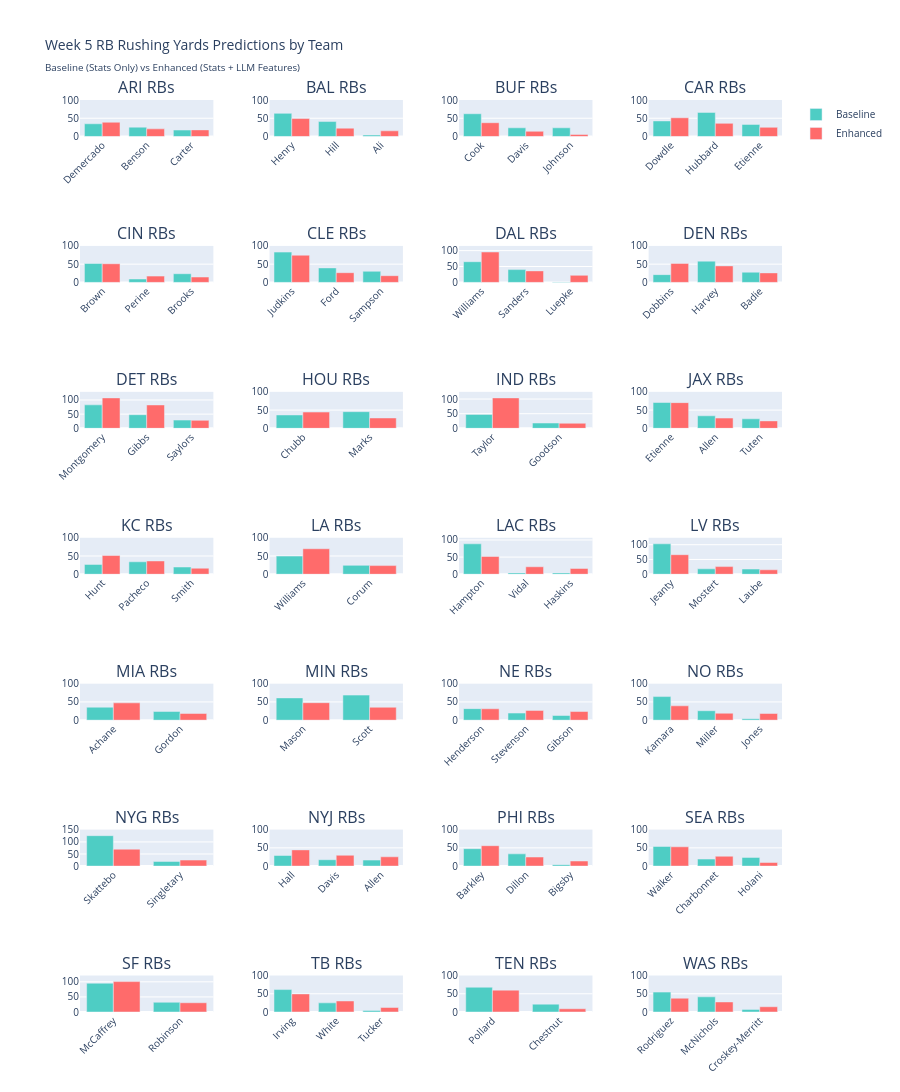

Source (notebook cell):
### Code cell
# Create Plotly visualization comparing baseline vs enhanced predictions
import plotly.graph_objects as go
from plotly.subplots import make_subplots

# Prepare data by team
teams_in_matchups = list(week_5_matchups.keys()) + list(week_5_matchups.values())
teams_in_matchups = sorted(set(teams_in_matchups))

# Get predictions grouped by team
team_predictions = {}
for team in teams_in_matchups:
    team_rbs = week_5_df[week_5_df["team"] == team].copy()
    if len(team_rbs) > 0:
        team_rbs = team_rbs.sort_values("predicted_yards_enhanced", ascending=False)
        team_predictions[team] = team_rbs

# Calculate grid dimensions
n_teams = len(team_predictions)
n_cols = 4
n_rows = (n_teams + n_cols - 1) // n_cols

# Create subplots - one for each team
fig = make_subplots(
    rows=n_rows,
    cols=n_cols,
    subplot_titles=[f"{team} RBs" for team in sorted(team_predictions.keys())],
    specs=[[{"type": "bar"} for _ in range(n_cols)] for _ in range(n_rows)],
    vertical_spacing=0.12,
    horizontal_spacing=0.08,
)

# Add traces for each team
for idx, (team, team_rbs) in enumerate(sorted(team_predictions.items())):
    row = (idx // n_cols) + 1
    col = (idx % n_cols) + 1

    # Get top 3 RBs for this team
    top_rbs = team_rbs.head(3)

    # Create grouped bar chart for baseline and enhanced
    player_names = top_rbs["player_name"].apply(lambda x: x.split(".")[-1])

    fig.add_trace(
        go.Bar(
            x=player_names,
            y=top_rbs["predicted_yards_baseline"],
            name="Baseline",
            marker_color="#4ECDC4",
            showlegend=(idx == 0),  # Only show legend on first subplot
            hovertemplate="<b>%{x}</b><br>Baseline: %{y:.1f} yards<extra></extra>",
        ),
        row=row,
        col=col,
    )

    fig.add_trace(
        go.Bar(
            x=player_names,
            y=top_rbs["predicted_yards_enhanced"],
            name="Enhanced",
            marker_color="#FF6B6B",
            showlegend=(idx == 0),  # Only show legend on first subplot
            hovertemplate="<b>%{x}</b><br>Enhanced: %{y:.1f} yards<extra></extra>",
        ),
        row=row,
        col=col,
    )

    # Update axes for this subplot
    fig.update_xaxes(tickangle=-45, row=row, col=col)
    max_y = max(
        top_rbs["predicted_yards_enhanced"].max(),
        top_rbs["predicted_yards_baseline"].max(),
    )
    fig.update_yaxes(range=[0, max(100, max_y * 1.2)], row=row, col=col)

# Update overall layout
fig.update_layout(
    title_text="Week 5 RB Rushing Yards Predictions by Team<br><sub>Baseline (Stats Only) vs Enhanced (Stats + LLM Features)</sub>",
    height=300 * n_rows,
    barmode="group",
    font=dict(size=10),
)

fig.show()

print(f"\nVisualization created for {len(team_predictions)} teams")
print(f"Blue bars = Baseline model (statistical features only)")
print(f"Red bars = Enhanced model (statistical + LLM features)")

### Figure 1 — Plotly figure (JSON) as saved in the notebook; plotly's stock layout.template omitted (floating-point values rounded to 4 significant figures)
{"data": [{"hovertemplate": "<b>%{x}</b><br>Baseline: %{y:.1f} yards<extra></extra>", "marker": {"color": "#4ECDC4"}, "name": "Baseline", "showlegend": true, "type": "bar", "x": ["Demercado", "Benson", "Carter"], "xaxis": "x", "y": [34.77, 25.54, 17.6], "yaxis": "y"}, {"hovertemplate": "<b>%{x}</b><br>Enhanced: %{y:.1f} yards<extra></extra>", "marker": {"color": "#FF6B6B"}, "name": "Enhanced", "showlegend": true, "type": "bar", "x": ["Demercado", "Benson", "Carter"], "xaxis": "x", "y": [38.98, 20.85, 18.09], "yaxis": "y"}, {"hovertemplate": "<b>%{x}</b><br>Baseline: %{y:.1f} yards<extra></extra>", "marker": {"color": "#4ECDC4"}, "name": "Baseline", "showlegend": false, "type": "bar", "x": ["Henry", "Hill", "Ali"], "xaxis": "x2", "y": [63.34, 40.94, 3.938], "yaxis": "y2"}, {"hovertemplate": "<b>%{x}</b><br>Enhanced: %{y:.1f} yards<extra></extra>", "marker": {"color": "#FF6B6B"}, "name": "Enhanced", "showlegend": false, "type": "bar", "x": ["Henry", "Hill", "Ali"], "xaxis": "x2", "y": [49.12, 22.78, 15.47], "yaxis": "y2"}, {"hovertemplate": "<b>%{x}</b><br>Baseline: %{y:.1f} yards<extra></extra>", "marker": {"color": "#4ECDC4"}, "name": "Baseline", "showlegend": false, "type": "bar", "x": ["Cook", "Davis", "Johnson"], "xaxis": "x3", "y": [62.27, 23.76, 23.76], "yaxis": "y3"}, {"hovertemplate": "<b>%{x}</b><br>Enhanced: %{y:.1f} yards<extra></extra>", "marker": {"color": "#FF6B6B"}, "name": "Enhanced", "showlegend": false, "type": "bar", "x": ["Cook", "Davis", "Johnson"], "xaxis": "x3", "y": [37.69, 14.19, 5.314], "yaxis": "y3"}, {"hovertemplate": "<b>%{x}</b><br>Baseline: %{y:.1f} yards<extra></extra>", "marker": {"color": "#4ECDC4"}, "name": "Baseline", "showlegend": false, "type": "bar", "x": ["Dowdle", "Hubbard", "Etienne"], "xaxis": "x4", "y": [42.62, 65.94, 33.08], "yaxis": "y4"}, {"hovertemplate": "<b>%{x}</b><br>Enhanced: %{y:.1f} yards<extra></extra>", "marker": {"color": "#FF6B6B"}, "name": "Enhanced", "showlegend": false, "type": "bar", "x": ["Dowdle", "Hubbard", "Etienne"], "xaxis": "x4", "y": [51.24, 35.96, 25.12], "yaxis": "y4"}, {"hovertemplate": "<b>%{x}</b><br>Baseline: %{y:.1f} yards<extra></extra>", "marker": {"color": "#4ECDC4"}, "name": "Baseline", "showlegend": false, "type": "bar", "x": ["Brown", "Perine", "Brooks"], "xaxis": "x5", "y": [51.76, 9.282, 23.76], "yaxis": "y5"}, {"hovertemplate": "<b>%{x}</b><br>Enhanced: %{y:.1f} yards<extra></extra>", "marker": {"color": "#FF6B6B"}, "name": "Enhanced", "showlegend": false, "type": "bar", "x": ["Brown", "Perine", "Brooks"], "xaxis": "x5", "y": [51.12, 17.23, 14.71], "yaxis": "y5"}, {"hovertemplate": "<b>%{x}</b><br>Baseline: %{y:.1f} yards<extra></extra>", "marker": {"color": "#4ECDC4"}, "name": "Baseline", "showlegend": false, "type": "bar", "x": ["Judkins", "Ford", "Sampson"], "xaxis": "x6", "y": [83.07, 39.68, 30.45], "yaxis": "y6"}, {"hovertemplate": "<b>%{x}</b><br>Enhanced: %{y:.1f} yards<extra></extra>", "marker": {"color": "#FF6B6B"}, "name": "Enhanced", "showlegend": false, "type": "bar", "x": ["Judkins", "Ford", "Sampson"], "xaxis": "x6", "y": [74.58, 26.61, 18.39], "yaxis": "y6"}, {"hovertemplate": "<b>%{x}</b><br>Baseline: %{y:.1f} yards<extra></extra>", "marker": {"color": "#4ECDC4"}, "name": "Baseline", "showlegend": false, "type": "bar", "x": ["Williams", "Sanders", "Luepke"], "xaxis": "x7", "y": [65.07, 40.25, 1.189], "yaxis": "y7"}, {"hovertemplate": "<b>%{x}</b><br>Enhanced: %{y:.1f} yards<extra></extra>", "marker": {"color": "#FF6B6B"}, "name": "Enhanced", "showlegend": false, "type": "bar", "x": ["Williams", "Sanders", "Luepke"], "xaxis": "x7", "y": [95.59, 36.21, 22.23], "yaxis": "y7"}, {"hovertemplate": "<b>%{x}</b><br>Baseline: %{y:.1f} yards<extra></extra>", "marker": {"color": "#4ECDC4"}, "name": "Baseline", "showlegend": false, "type": "bar", "x": ["Dobbins", "Harvey", "Badie"], "xaxis": "x8", "y": [21.31, 58.31, 27.95], "yaxis": "y8"}, {"hovertemplate": "<b>%{x}</b><br>Enhanced: %{y:.1f} yards<extra></extra>", "marker": {"color": "#FF6B6B"}, "name": "Enhanced", "showlegend": false, "type": "bar", "x": ["Dobbins", "Harvey", "Badie"], "xaxis": "x8", "y": [52.13, 45.23, 26.11], "yaxis": "y8"}, {"hovertemplate": "<b>%{x}</b><br>Baseline: %{y:.1f} yards<extra></extra>", "marker": {"color": "#4ECDC4"}, "name": "Baseline", "showlegend": false, "type": "bar", "x": ["Montgomery", "Gibbs", "Saylors"], "xaxis": "x9", "y": [82.71, 48.06, 29.05], "yaxis": "y9"}, {"hovertemplate": "<b>%{x}</b><br>Enhanced: %{y:.1f} yards<extra></extra>", "marker": {"color": "#FF6B6B"}, "name": "Enhanced", "showlegend": false, "type": "bar", "x": ["Montgomery", "Gibbs", "Saylors"], "xaxis": "x9", "y": [107.2, 82.43, 28.06], "yaxis": "y9"}, {"hovertemplate": "<b>%{x}</b><br>Baseline: %{y:.1f} yards<extra></extra>", "marker": {"color": "#4ECDC4"}, "name": "Baseline", "showlegend": false, "type": "bar", "x": ["Chubb", "Marks"], "xaxis": "x10", "y": [36.56, 45.62], "yaxis": "y10"}, {"hovertemplate": "<b>%{x}</b><br>Enhanced: %{y:.1f} yards<extra></extra>", "marker": {"color": "#FF6B6B"}, "name": "Enhanced", "showlegend": false, "type": "bar", "x": ["Chubb", "Marks"], "xaxis": "x10", "y": [44.48, 28.37], "yaxis": "y10"}, {"hovertemplate": "<b>%{x}</b><br>Baseline: %{y:.1f} yards<extra></extra>", "marker": {"color": "#4ECDC4"}, "name": "Baseline", "showlegend": false, "type": "bar", "x": ["Taylor", "Goodson"], "xaxis": "x11", "y": [47.42, 18.06], "yaxis": "y11"}, {"hovertemplate": "<b>%{x}</b><br>Enhanced: %{y:.1f} yards<extra></extra>", "marker": {"color": "#FF6B6B"}, "name": "Enhanced", "showlegend": false, "type": "bar", "x": ["Taylor", "Goodson"], "xaxis": "x11", "y": [103.9, 17.26], "yaxis": "y11"}, {"hovertemplate": "<b>%{x}</b><br>Baseline: %{y:.1f} yards<extra></extra>", "marker": {"color": "#4ECDC4"}, "name": "Baseline", "showlegend": false, "type": "bar", "x": ["Etienne", "Allen", "Tuten"], "xaxis": "x12", "y": [70.77, 34.31, 26.03], "yaxis": "y12"}, {"hovertemplate": "<b>%{x}</b><br>Enhanced: %{y:.1f} yards<extra></extra>", "marker": {"color": "#FF6B6B"}, "name": "Enhanced", "showlegend": false, "type": "bar", "x": ["Etienne", "Allen", "Tuten"], "xaxis": "x12", "y": [70.38, 28.03, 20.34], "yaxis": "y12"}, {"hovertemplate": "<b>%{x}</b><br>Baseline: %{y:.1f} yards<extra></extra>", "marker": {"color": "#4ECDC4"}, "name": "Baseline", "showlegend": false, "type": "bar", "x": ["Hunt", "Pacheco", "Smith"], "xaxis": "x13", "y": [26.89, 34.14, 19.81], "yaxis": "y13"}, {"hovertemplate": "<b>%{x}</b><br>Enhanced: %{y:.1f} yards<extra></extra>", "marker": {"color": "#FF6B6B"}, "name": "Enhanced", "showlegend": false, "type": "bar", "x": ["Hunt", "Pacheco", "Smith"], "xaxis": "x13", "y": [51.3, 36.46, 16.57], "yaxis": "y13"}, {"hovertemplate": "<b>%{x}</b><br>Baseline: %{y:.1f} yards<extra></extra>", "marker": {"color": "#4ECDC4"}, "name": "Baseline", "showlegend": false, "type": "bar", "x": ["Williams", "Corum"], "xaxis": "x14", "y": [49.74, 24.31], "yaxis": "y14"}, {"hovertemplate": "<b>%{x}</b><br>Enhanced: %{y:.1f} yards<extra></extra>", "marker": {"color": "#FF6B6B"}, "name": "Enhanced", "showlegend": false, "type": "bar", "x": ["Williams", "Corum"], "xaxis": "x14", "y": [69.78, 23.7], "yaxis": "y14"}, {"hovertemplate": "<b>%{x}</b><br>Baseline: %{y:.1f} yards<extra></extra>", "marker": {"color": "#4ECDC4"}, "name": "Baseline", "showlegend": false, "type": "bar", "x": ["Hampton", "Vidal", "Haskins"], "xaxis": "x15", "y": [88.64, 3.938, 3.938], "yaxis": "y15"}, {"hovertemplate": "<b>%{x}</b><br>Enhanced: %{y:.1f} yards<extra></extra>", "marker": {"color": "#FF6B6B"}, "name": "Enhanced", "showlegend": false, "type": "bar", "x": ["Hampton", "Vidal", "Haskins"], "xaxis": "x15", "y": [51.8, 21.76, 16.87], "yaxis": "y15"}, {"hovertemplate": "<b>%{x}</b><br>Baseline: %{y:.1f} yards<extra></extra>", "marker": {"color": "#4ECDC4"}, "name": "Baseline", "showlegend": false, "type": "bar", "x": ["Jeanty", "Mostert", "Laube"], "xaxis": "x16", "y": [102.9, 18.33, 17.6], "yaxis": "y16"}, {"hovertemplate": "<b>%{x}</b><br>Enhanced: %{y:.1f} yards<extra></extra>", "marker": {"color": "#FF6B6B"}, "name": "Enhanced", "showlegend": false, "type": "bar", "x": ["Jeanty", "Mostert", "Laube"], "xaxis": "x16", "y": [66.13, 25.87, 15.0], "yaxis": "y16"}, {"hovertemplate": "<b>%{x}</b><br>Baseline: %{y:.1f} yards<extra></extra>", "marker": {"color": "#4ECDC4"}, "name": "Baseline", "showlegend": false, "type": "bar", "x": ["Achane", "Gordon"], "xaxis": "x17", "y": [35.49, 23.79], "yaxis": "y17"}, {"hovertemplate": "<b>%{x}</b><br>Enhanced: %{y:.1f} yards<extra></extra>", "marker": {"color": "#FF6B6B"}, "name": "Enhanced", "showlegend": false, "type": "bar", "x": ["Achane", "Gordon"], "xaxis": "x17", "y": [47.39, 18.34], "yaxis": "y17"}, {"hovertemplate": "<b>%{x}</b><br>Baseline: %{y:.1f} yards<extra></extra>", "marker": {"color": "#4ECDC4"}, "name": "Baseline", "showlegend": false, "type": "bar", "x": ["Mason", "Scott"], "xaxis": "x18", "y": [60.98, 68.66], "yaxis": "y18"}, {"hovertemplate": "<b>%{x}</b><br>Enhanced: %{y:.1f} yards<extra></extra>", "marker": {"color": "#FF6B6B"}, "name": "Enhanced", "showlegend": false, "type": "bar", "x": ["Mason", "Scott"], "xaxis": "x18", "y": [47.85, 35.43], "yaxis": "y18"}, {"hovertemplate": "<b>%{x}</b><br>Baseline: %{y:.1f} yards<extra></extra>", "marker": {"color": "#4ECDC4"}, "name": "Baseline", "showlegend": false, "type": "bar", "x": ["Henderson", "Stevenson", "Gibson"], "xaxis": "x19", "y": [31.57, 19.44, 12.77], "yaxis": "y19"}, {"hovertemplate": "<b>%{x}</b><br>Enhanced: %{y:.1f} yards<extra></extra>", "marker": {"color": "#FF6B6B"}, "name": "Enhanced", "showlegend": false, "type": "bar", "x": ["Henderson", "Stevenson", "Gibson"], "xaxis": "x19", "y": [31.17, 26.67, 23.68], "yaxis": "y19"}, {"hovertemplate": "<b>%{x}</b><br>Baseline: %{y:.1f} yards<extra></extra>", "marker": {"color": "#4ECDC4"}, "name": "Baseline", "showlegend": false, "type": "bar", "x": ["Kamara", "Miller", "Jones"], "xaxis": "x20", "y": [64.65, 25.85, 3.938], "yaxis": "y20"}, {"hovertemplate": "<b>%{x}</b><br>Enhanced: %{y:.1f} yards<extra></extra>", "marker": {"color": "#FF6B6B"}, "name": "Enhanced", "showlegend": false, "type": "bar", "x": ["Kamara", "Miller", "Jones"], "xaxis": "x20", "y": [39.27, 18.93, 18.3], "yaxis": "y20"}, {"hovertemplate": "<b>%{x}</b><br>Baseline: %{y:.1f} yards<extra></extra>", "marker": {"color": "#4ECDC4"}, "name": "Baseline", "showlegend": false, "type": "bar", "x": ["Skattebo", "Singletary"], "xaxis": "x21", "y": [125.9, 19.1], "yaxis": "y21"}, {"hovertemplate": "<b>%{x}</b><br>Enhanced: %{y:.1f} yards<extra></extra>", "marker": {"color": "#FF6B6B"}, "name": "Enhanced", "showlegend": false, "type": "bar", "x": ["Skattebo", "Singletary"], "xaxis": "x21", "y": [69.96, 24.82], "yaxis": "y21"}, {"hovertemplate": "<b>%{x}</b><br>Baseline: %{y:.1f} yards<extra></extra>", "marker": {"color": "#4ECDC4"}, "name": "Baseline", "showlegend": false, "type": "bar", "x": ["Hall", "Davis", "Allen"], "xaxis": "x22", "y": [29.03, 17.44, 16.42], "yaxis": "y22"}, {"hovertemplate": "<b>%{x}</b><br>Enhanced: %{y:.1f} yards<extra></extra>", "marker": {"color": "#FF6B6B"}, "name": "Enhanced", "showlegend": false, "type": "bar", "x": ["Hall", "Davis", "Allen"], "xaxis": "x22", "y": [44.4, 29.64, 25.44], "yaxis": "y22"}, {"hovertemplate": "<b>%{x}</b><br>Baseline: %{y:.1f} yards<extra></extra>", "marker": {"color": "#4ECDC4"}, "name": "Baseline", "showlegend": false, "type": "bar", "x": ["Barkley", "Dillon", "Bigsby"], "xaxis": "x23", "y": [47.71, 33.48, 3.938], "yaxis": "y23"}, {"hovertemplate": "<b>%{x}</b><br>Enhanced: %{y:.1f} yards<extra></extra>", "marker": {"color": "#FF6B6B"}, "name": "Enhanced", "showlegend": false, "type": "bar", "x": ["Barkley", "Dillon", "Bigsby"], "xaxis": "x23", "y": [55.89, 24.81, 13.92], "yaxis": "y23"}, {"hovertemplate": "<b>%{x}</b><br>Baseline: %{y:.1f} yards<extra></extra>", "marker": {"color": "#4ECDC4"}, "name": "Baseline", "showlegend": false, "type": "bar", "x": ["Walker", "Charbonnet", "Holani"], "xaxis": "x24", "y": [53.72, 19.23, 23.76], "yaxis": "y24"}, {"hovertemplate": "<b>%{x}</b><br>Enhanced: %{y:.1f} yards<extra></extra>", "marker": {"color": "#FF6B6B"}, "name": "Enhanced", "showlegend": false, "type": "bar", "x": ["Walker", "Charbonnet", "Holani"], "xaxis": "x24", "y": [52.79, 27.0, 9.742], "yaxis": "y24"}, {"hovertemplate": "<b>%{x}</b><br>Baseline: %{y:.1f} yards<extra></extra>", "marker": {"color": "#4ECDC4"}, "name": "Baseline", "showlegend": false, "type": "bar", "x": ["McCaffrey", "Robinson"], "xaxis": "x25", "y": [95.28, 32.19], "yaxis": "y25"}, {"hovertemplate": "<b>%{x}</b><br>Enhanced: %{y:.1f} yards<extra></extra>", "marker": {"color": "#FF6B6B"}, "name": "Enhanced", "showlegend": false, "type": "bar", "x": ["McCaffrey", "Robinson"], "xaxis": "x25", "y": [100.6, 30.59], "yaxis": "y25"}, {"hovertemplate": "<b>%{x}</b><br>Baseline: %{y:.1f} yards<extra></extra>", "marker": {"color": "#4ECDC4"}, "name": "Baseline", "showlegend": false, "type": "bar", "x": ["Irving", "White", "Tucker"], "xaxis": "x26", "y": [61.5, 25.03, 3.938], "yaxis": "y26"}, {"hovertemplate": "<b>%{x}</b><br>Enhanced: %{y:.1f} yards<extra></extra>", "marker": {"color": "#FF6B6B"}, "name": "Enhanced", "showlegend": false, "type": "bar", "x": ["Irving", "White", "Tucker"], "xaxis": "x26", "y": [49.53, 30.21, 12.41], "yaxis": "y26"}, {"hovertemplate": "<b>%{x}</b><br>Baseline: %{y:.1f} yards<extra></extra>", "marker": {"color": "#4ECDC4"}, "name": "Baseline", "showlegend": false, "type": "bar", "x": ["Pollard", "Chestnut"], "xaxis": "x27", "y": [67.83, 21.57], "yaxis": "y27"}, {"hovertemplate": "<b>%{x}</b><br>Enhanced: %{y:.1f} yards<extra></extra>", "marker": {"color": "#FF6B6B"}, "name": "Enhanced", "showlegend": false, "type": "bar", "x": ["Pollard", "Chestnut"], "xaxis": "x27", "y": [59.96, 8.864], "yaxis": "y27"}, {"hovertemplate": "<b>%{x}</b><br>Baseline: %{y:.1f} yards<extra></extra>", "marker": {"color": "#4ECDC4"}, "name": "Baseline", "showlegend": false, "type": "bar", "x": ["Rodriguez", "McNichols", "Croskey-Merritt"], "xaxis": "x28", "y": [54.52, 41.6, 7.125], "yaxis": "y28"}, {"hovertemplate": "<b>%{x}</b><br>Enhanced: %{y:.1f} yards<extra></extra>", "marker": {"color": "#FF6B6B"}, "name": "Enhanced", "showlegend": false, "type": "bar", "x": ["Rodriguez", "McNichols", "Croskey-Merritt"], "xaxis": "x28", "y": [37.85, 27.57, 14.37], "yaxis": "y28"}], "layout": {"annotations": [{"font": {"size": 16}, "showarrow": false, "text": "ARI RBs", "x": 0.095, "xanchor": "center", "xref": "paper", "y": 1, "yanchor": "bottom", "yref": "paper"}, {"font": {"size": 16}, "showarrow": false, "text": "BAL RBs", "x": 0.365, "xanchor": "center", "xref": "paper", "y": 1, "yanchor": "bottom", "yref": "paper"}, {"font": {"size": 16}, "showarrow": false, "text": "BUF RBs", "x": 0.635, "xanchor": "center", "xref": "paper", "y": 1, "yanchor": "bottom", "yref": "paper"}, {"font": {"size": 16}, "showarrow": false, "text": "CAR RBs", "x": 0.905, "xanchor": "center", "xref": "paper", "y": 1, "yanchor": "bottom", "yref": "paper"}, {"font": {"size": 16}, "showarrow": false, "text": "CIN RBs", "x": 0.095, "xanchor": "center", "xref": "paper", "y": 0.84, "yanchor": "bottom", "yref": "paper"}, {"font": {"size": 16}, "showarrow": false, "text": "CLE RBs", "x": 0.365, "xanchor": "center", "xref": "paper", "y": 0.84, "yanchor": "bottom", "yref": "paper"}, {"font": {"size": 16}, "showarrow": false, "text": "DAL RBs", "x": 0.635, "xanchor": "center", "xref": "paper", "y": 0.84, "yanchor": "bottom", "yref": "paper"}, {"font": {"size": 16}, "showarrow": false, "text": "DEN RBs", "x": 0.905, "xanchor": "center", "xref": "paper", "y": 0.84, "yanchor": "bottom", "yref": "paper"}, {"font": {"size": 16}, "showarrow": false, "text": "DET RBs", "x": 0.095, "xanchor": "center", "xref": "paper", "y": 0.68, "yanchor": "bottom", "yref": "paper"}, {"font": {"size": 16}, "showarrow": false, "text": "HOU RBs", "x": 0.365, "xanchor": "center", "xref": "paper", "y": 0.68, "yanchor": "bottom", "yref": "paper"}, {"font": {"size": 16}, "showarrow": false, "text": "IND RBs", "x": 0.635, "xanchor": "center", "xref": "paper", "y": 0.68, "yanchor": "bottom", "yref": "paper"}, {"font": {"size": 16}, "showarrow": false, "text": "JAX RBs", "x": 0.905, "xanchor": "center", "xref": "paper", "y": 0.68, "yanchor": "bottom", "yref": "paper"}, {"font": {"size": 16}, "showarrow": false, "text": "KC RBs", "x": 0.095, "xanchor": "center", "xref": "paper", "y": 0.52, "yanchor": "bottom", "yref": "paper"}, {"font": {"size": 16}, "showarrow": false, "text": "LA RBs", "x": 0.365, "xanchor": "center", "xref": "paper", "y": 0.52, "yanchor": "bottom", "yref": "paper"}, {"font": {"size": 16}, "showarrow": false, "text": "LAC RBs", "x": 0.635, "xanchor": "center", "xref": "paper", "y": 0.52, "yanchor": "bottom", "yref": "paper"}, {"font": {"size": 16}, "showarrow": false, "text": "LV RBs", "x": 0.905, "xanchor": "center", "xref": "paper", "y": 0.52, "yanchor": "bottom", "yref": "paper"}, {"font": {"size": 16}, "showarrow": false, "text": "MIA RBs", "x": 0.095, "xanchor": "center", "xref": "paper", "y": 0.36, "yanchor": "bottom", "yref": "paper"}, {"font": {"size": 16}, "showarrow": false, "text": "MIN RBs", "x": 0.365, "xanchor": "center", "xref": "paper", "y": 0.36, "yanchor": "bottom", "yref": "paper"}, {"font": {"size": 16}, "showarrow": false, "text": "NE RBs", "x": 0.635, "xanchor": "center", "xref": "paper", "y": 0.36, "yanchor": "bottom", "yref": "paper"}, {"font": {"size": 16}, "showarrow": false, "text": "NO RBs", "x": 0.905, "xanchor": "center", "xref": "paper", "y": 0.36, "yanchor": "bottom", "yref": "paper"}, {"font": {"size": 16}, "showarrow": false, "text": "NYG RBs", "x": 0.095, "xanchor": "center", "xref": "paper", "y": 0.2, "yanchor": "bottom", "yref": "paper"}, {"font": {"size": 16}, "showarrow": false, "text": "NYJ RBs", "x": 0.365, "xanchor": "center", "xref": "paper", "y": 0.2, "yanchor": "bottom", "yref": "paper"}, {"font": {"size": 16}, "showarrow": false, "text": "PHI RBs", "x": 0.635, "xanchor": "center", "xref": "paper", "y": 0.2, "yanchor": "bottom", "yref": "paper"}, {"font": {"size": 16}, "showarrow": false, "text": "SEA RBs", "x": 0.905, "xanchor": "center", "xref": "paper", "y": 0.2, "yanchor": "bottom", "yref": "paper"}, {"font": {"size": 16}, "showarrow": false, "text": "SF RBs", "x": 0.095, "xanchor": "center", "xref": "paper", "y": 0.04, "yanchor": "bottom", "yref": "paper"}, {"font": {"size": 16}, "showarrow": false, "text": "TB RBs", "x": 0.365, "xanchor": "center", "xref": "paper", "y": 0.04, "yanchor": "bottom", "yref": "paper"}, {"font": {"size": 16}, "showarrow": false, "text": "TEN RBs", "x": 0.635, "xanchor": "center", "xref": "paper", "y": 0.04, "yanchor": "bottom", "yref": "paper"}, {"font": {"size": 16}, "showarrow": false, "text": "WAS RBs", "x": 0.905, "xanchor": "center", "xref": "paper", "y": 0.04, "yanchor": "bottom", "yref": "paper"}], "barmode": "group", "font": {"size": 10}, "height": 2100, "title": {"text": "Week 5 RB Rushing Yards Predictions by Team<br><sub>Baseline (Stats Only) vs Enhanced (Stats + LLM Features)</sub>"}, "xaxis": {"anchor": "y", "domain": [0, 0.19], "tickangle": -45}, "xaxis10": {"anchor": "y10", "domain": [0.27, 0.46], "tickangle": -45}, "xaxis11": {"anchor": "y11", "domain": [0.54, 0.73], "tickangle": -45}, "xaxis12": {"anchor": "y12", "domain": [0.81, 1], "tickangle": -45}, "xaxis13": {"anchor": "y13", "domain": [0, 0.19], "tickangle": -45}, "xaxis14": {"anchor": "y14", "domain": [0.27, 0.46], "tickangle": -45}, "xaxis15": {"anchor": "y15", "domain": [0.54, 0.73], "tickangle": -45}, "xaxis16": {"anchor": "y16", "domain": [0.81, 1], "tickangle": -45}, "xaxis17": {"anchor": "y17", "domain": [0, 0.19], "tickangle": -45}, "xaxis18": {"anchor": "y18", "domain": [0.27, 0.46], "tickangle": -45}, "xaxis19": {"anchor": "y19", "domain": [0.54, 0.73], "tickangle": -45}, "xaxis2": {"anchor": "y2", "domain": [0.27, 0.46], "tickangle": -45}, "xaxis20": {"anchor": "y20", "domain": [0.81, 1], "tickangle": -45}, "xaxis21": {"anchor": "y21", "domain": [0, 0.19], "tickangle": -45}, "xaxis22": {"anchor": "y22", "domain": [0.27, 0.46], "tickangle": -45}, "xaxis23": {"anchor": "y23", "domain": [0.54, 0.73], "tickangle": -45}, "xaxis24": {"anchor": "y24", "domain": [0.81, 1], "tickangle": -45}, "xaxis25": {"anchor": "y25", "domain": [0, 0.19], "tickangle": -45}, "xaxis26": {"anchor": "y26", "domain": [0.27, 0.46], "tickangle": -45}, "xaxis27": {"anchor": "y27", "domain": [0.54, 0.73], "tickangle": -45}, "xaxis28": {"anchor": "y28", "domain": [0.81, 1], "tickangle": -45}, "xaxis3": {"anchor": "y3", "domain": [0.54, 0.73], "tickangle": -45}, "xaxis4": {"anchor": "y4", "domain": [0.81, 1], "tickangle": -45}, "xaxis5": {"anchor": "y5", "domain": [0, 0.19], "tickangle": -45}, "xaxis6": {"anchor": "y6", "domain": [0.27, 0.46], "tickangle": -45}, "xaxis7": {"anchor": "y7", "domain": [0.54, 0.73], "tickangle": -45}, "xaxis8": {"anchor": "y8", "domain": [0.81, 1], "tickangle": -45}, "xaxis9": {"anchor": "y9", "domain": [0, 0.19], "tickangle": -45}, "yaxis": {"anchor": "x", "domain": [0.96, 1], "range": [0, 100]}, "yaxis10": {"anchor": "x10", "domain": [0.64, 0.68], "range": [0, 100]}, "yaxis11": {"anchor": "x11", "domain": [0.64, 0.68], "range": [0, 124.7]}, "yaxis12": {"anchor": "x12", "domain": [0.64, 0.68], "range": [0, 100]}, "yaxis13": {"anchor": "x13", "domain": [0.48, 0.52], "range": [0, 100]}, "yaxis14": {"anchor": "x14", "domain": [0.48, 0.52], "range": [0, 100]}, "yaxis15": {"anchor": "x15", "domain": [0.48, 0.52], "range": [0, 106.4]}, "yaxis16": {"anchor": "x16", "domain": [0.48, 0.52], "range": [0, 123.5]}, "yaxis17": {"anchor": "x17", "domain": [0.32, 0.36], "range": [0, 100]}, "yaxis18": {"anchor": "x18", "domain": [0.32, 0.36], "range": [0, 100]}, "yaxis19": {"anchor": "x19", "domain": [0.32, 0.36], "range": [0, 100]}, "yaxis2": {"anchor": "x2", "domain": [0.96, 1], "range": [0, 100]}, "yaxis20": {"anchor": "x20", "domain": [0.32, 0.36], "range": [0, 100]}, "yaxis21": {"anchor": "x21", "domain": [0.16, 0.2], "range": [0, 151.1]}, "yaxis22": {"anchor": "x22", "domain": [0.16, 0.2], "range": [0, 100]}, "yaxis23": {"anchor": "x23", "domain": [0.16, 0.2], "range": [0, 100]}, "yaxis24": {"anchor": "x24", "domain": [0.16, 0.2], "range": [0, 100]}, "yaxis25": {"anchor": "x25", "domain": [0, 0.04], "range": [0, 120.8]}, "yaxis26": {"anchor": "x26", "domain": [0, 0.04], "range": [0, 100]}, "yaxis27": {"anchor": "x27", "domain": [0, 0.04], "range": [0, 100]}, "yaxis28": {"anchor": "x28", "domain": [0, 0.04], "range": [0, 100]}, "yaxis3": {"anchor": "x3", "domain": [0.96, 1], "range": [0, 100]}, "yaxis4": {"anchor": "x4", "domain": [0.96, 1], "range": [0, 100]}, "yaxis5": {"anchor": "x5", "domain": [0.8, 0.84], "range": [0, 100]}, "yaxis6": {"anchor": "x6", "domain": [0.8, 0.84], "range": [0, 100]}, "yaxis7": {"anchor": "x7", "domain": [0.8, 0.84], "range": [0, 114.7]}, "yaxis8": {"anchor": "x8", "domain": [0.8, 0.84], "range": [0, 100]}, "yaxis9": {"anchor": "x9", "domain": [0.64, 0.68], "range": [0, 128.6]}}}
